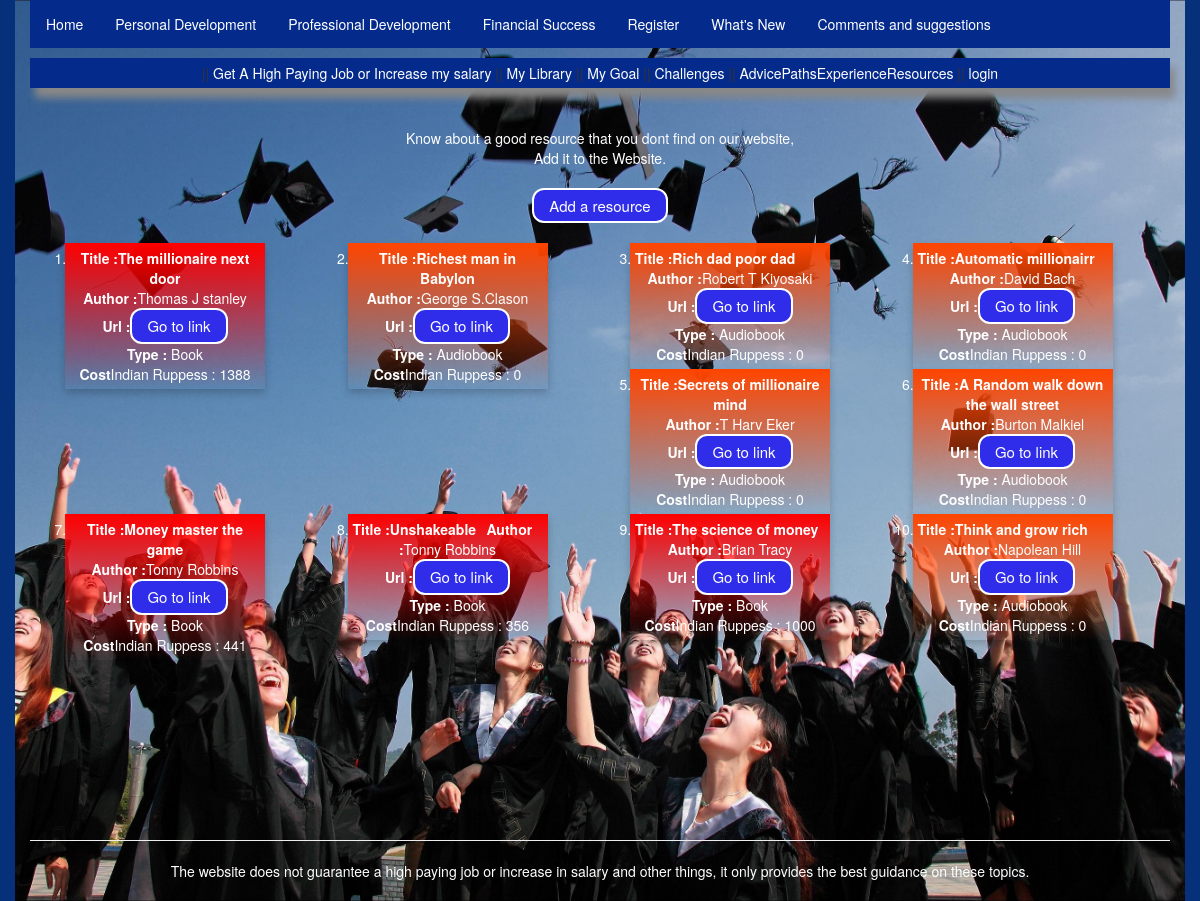
The page /FirstApp/FinancialSuccess/ on the database its author committed.
### FirstApp/models.py (models this page shows, shortened)
class Financial_Success_Resources(models.Model):
    Author=models.CharField(max_length=25)
    Name_Of_Resource=models.CharField(max_length=100)
    Url=models.URLField(max_length=150)
    Type=models.CharField(max_length=25)
    Self_Email=models.EmailField(max_length=100)
    Price=models.IntegerField()
    Released_On=models.DateField()

### FirstApp/views.py (the view)
def FinancialSuccessView(request):
    ResourceList=Financial_Success_Resources.objects.all()
    return render(request,'FirstApp/Financial_Success.html',{'Resource':ResourceList})

### templates/FirstApp/Financial_Success.html (shortened to what this page needs)
{%extends "FirstApp/Base.html"%}
{%block Body_Block%}<br><br>
<div class="white">   Know about a good resource that you dont find on our website,<br>
   Add it to the Website.<br></div>
<br>
 <a href="{% url 'FirstApp:Add_Financial_Success_Resource' %}"class="button2">Add a resource</a>
<br><br>
<div class="row">
 <ol>
   {%for resource in Resource%}
{%if resource.Price != 0 %}
<div class="column">
  <div class="card8">
   <li><b>Title :{{resource.Name_Of_Resource}}</b></li>
   <b>Author :</b>{{resource.Author}}<br>
 <b>Url :</b><a href="{{resource.Url}}" class="button2">Go to link</a><br>
 <b>Type :</b>  {{resource.Type}}<br>
   <b>Cost</b>Indian Ruppess : {{resource.Price}}<br>
</div></div>
{%else%}
<div class="column">
  <div class="card9">
   <li><b>Title :{{resource.Name_Of_Resource}}</b></li>
   <b>Author :</b>{{resource.Author}}<br>
 <b>Url :</b><a href="{{resource.Url}}" class="button2">Go to link</a><br>
 <b>Type :</b>  {{resource.Type}}<br>
   <b>Cost</b>Indian Ruppess : {{resource.Price}}<br>
</div></div>
{%endif%}
   {%endfor%}
 </ol>
</div>
{%endblock%}

### templates/FirstApp/Base.html (shortened to what this page needs)
<!DOCTYPE html>
{% load static %}
{% load bootstrap3 %}
<html lang="en" dir="ltr">
  <head>
<link rel="stylesheet" href="{% static "css/mystyle.css"%}">
 <link rel="stylesheet" href="https://maxcdn.bootstrapcdn.com/bootstrap/3.4.1/css/bootstrap.min.css">
  </head>
  <body >
<div id="header">
<div class="container" style="background-color: rgba(255, 255, 255, 0.30)">
<ul>
      <li ><a href="{% url 'index' %}">Home</a></li>
     <li><a href="{% url 'FirstApp:Personal_Development' %}">Personal Development</a></li>
     <li><a href="{% url 'FirstApp:Professional_Development' %}">Professional Development</a></li>
     <li><a href="{% url 'FirstApp:Financial_Success' %}">Financial Success</a></li>
        <li><a href="{% url 'FirstApp:Registration' %}">Register</a></li>
           <li><a href="{% url 'FirstApp:NewPage' %}">What's New</a></li>
              <li><a href="{% url 'FirstApp:CommentsAndSuggestions' %}">Comments and suggestions</a></li>
            </ul>
<div class="menu">
    ||  <a href="{%url 'FirstApp:GetAJob'%}">Get A High Paying Job or Increase my salary</a>  ||
     <a href="{% url 'FirstApp:MyLibrary' %}">My Library</a>  ||
     <a href="{%url 'FirstApp:MyGoal'%}">My Goal </a> ||
           <a href="{%url 'FirstApp:Challenge'%}">Challenges</a>  ||
            <a href="{%url 'FirstApp:AdvicePathsExperienceResources'%}">AdvicePathsExperienceResources</a>    ||
           {%if user.is_authenticated%}
            <a href="{%url 'logout'%}">Logout</a>
            {%else%}
            <a href="{%url 'FirstApp:user_login'%}">login</a>
            {%endif%}
</div>
   {%block Body_Block%}{%endblock%}
<br>
<br>
<br>
<br>
<br>
<br>
<br>
<br>
<hr>
<div class="white">The website does not guarantee a high paying job or increase in salary and other things, it only provides the best guidance on these topics.</div>
<br>
</div>
</div>
  </body>
</html>

### static/css/mystyle.css (style rules this page uses)
html { height: 100%; }
body { height: 100%; }
body { text-align: center; }
a:link { color: white; }
body, html { height: 100%; margin: 0; }
#header { background-color:#06307A ; width: auto; height: auto; background-size: cover; }
.menu { background-color: #042B8C ; padding-top:5px; padding-bottom:5px; box-shadow: 5px 10px 8px #888888; }
.container { background-image: url('../images/pexels-pixabay-267885.jpg'); background-position: center; background-repeat: no-repeat; background-size: cover; height:100% color:white; }
.button2 { border: 2px solid white; background-color: #2F2DEA; color: white; padding: 5px 15px; text-align: center; text-decoration: none; display: inline-block; font-size:15px; border-radius: 12px; }
.column { float: left; width: 25%; padding: 0 10px; }
.row { margin: 0 -5px; color:white; }
.row:after { content: ""; display: table; clear: both; }
.card9 { box-shadow: 0 4px 8px 0 rgba(0, 0, 0, 0.2); padding: 5px; horizontal-align:center; vertical-align: center; width: 200px; height: auto; background-image: linear-gradient(to top, rgba(255,0,0,0), rgba(255,69,0,1)); }
.card8 { box-shadow: 0 4px 8px 0 rgba(0, 0, 0, 0.2); padding: 5px; horizontal-align:center; vertical-align: center; width: 200px; height: auto; background-image: linear-gradient(to top, rgba(255,0,0,0), rgba(255,0,0,1)); }
.white { color:white; }
ul { list-style-type: none; margin: 0; padding: 0; overflow: hidden; background-color: #042B8C; }
li { float: left; }
li a { display: block; color: white; text-align: center; padding: 14px 16px; text-decoration: none; }

### rows shown on the page
Financial_Success_Resources: Name_Of_Resource "The millionaire next door", Author "Thomas J stanley", Type "Book", Price "1388"
Financial_Success_Resources: Name_Of_Resource "Richest man in Babylon", Author "George S.Clason", Type "Audiobook", Price "0"
Financial_Success_Resources: Name_Of_Resource "Rich dad poor dad", Author "Robert T Kiyosaki", Type "Audiobook", Price "0"
Financial_Success_Resources: Name_Of_Resource "Automatic millionairr", Author "David Bach", Type "Audiobook", Price "0"
Financial_Success_Resources: Name_Of_Resource "Secrets of millionaire mind", Author "T Harv Eker", Type "Audiobook", Price "0"
Financial_Success_Resources: Name_Of_Resource "A Random walk down the wall street", Author "Burton Malkiel", Type "Audiobook", Price "0"
Financial_Success_Resources: Name_Of_Resource "Money master the game", Author "Tonny Robbins", Type "Book", Price "441"
Financial_Success_Resources: Name_Of_Resource "Unshakeable", Author "Tonny Robbins", Type "Book", Price "356"
Financial_Success_Resources: Name_Of_Resource "The science of money", Author "Brian Tracy", Type "Book", Price "1000"
Financial_Success_Resources: Name_Of_Resource "Think and grow rich", Author "Napolean Hill", Type "Audiobook", Price "0"
